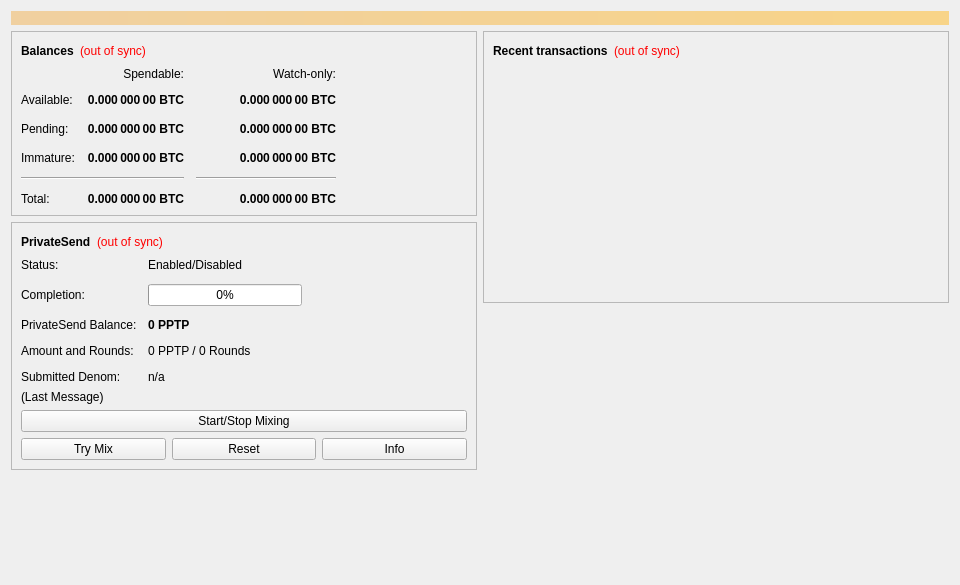
<?xml version="1.0" encoding="UTF-8"?>
<ui version="4.0">
 <class>OverviewPage</class>
 <widget class="QWidget" name="OverviewPage">
  <property name="geometry">
   <rect>
    <x>0</x>
    <y>0</y>
    <width>960</width>
    <height>585</height>
   </rect>
  </property>
  <property name="minimumSize">
   <size>
    <width>960</width>
    <height>0</height>
   </size>
  </property>
  <property name="windowTitle">
   <string>Form</string>
  </property>
  <layout class="QVBoxLayout" name="topLayout">
   <item>
    <widget class="QLabel" name="labelAlerts">
     <property name="visible">
      <bool>false</bool>
     </property>
     <property name="styleSheet">
      <string notr="true">QLabel { background-color: qlineargradient(x1: 0, y1: 0, x2: 1, y2: 0, stop:0 #F0D0A0, stop:1 #F8D488); color:#000000; }</string>
     </property>
     <property name="wordWrap">
      <bool>true</bool>
     </property>
     <property name="margin">
      <number>3</number>
     </property>
     <property name="textInteractionFlags">
      <set>Qt::TextSelectableByMouse</set>
     </property>
    </widget>
   </item>
   <item>
    <layout class="QHBoxLayout" name="horizontalLayout" stretch="1,1">
     <item>
      <layout class="QVBoxLayout" name="verticalLayout_2">
       <item>
        <widget class="QFrame" name="frame">
         <property name="frameShape">
          <enum>QFrame::StyledPanel</enum>
         </property>
         <property name="frameShadow">
          <enum>QFrame::Raised</enum>
         </property>
         <layout class="QVBoxLayout" name="verticalLayout_4">
          <item>
           <layout class="QHBoxLayout" name="horizontalLayout_4">
            <item>
             <widget class="QLabel" name="label_5">
              <property name="font">
               <font>
                <weight>75</weight>
                <bold>true</bold>
               </font>
              </property>
              <property name="text">
               <string>Balances</string>
              </property>
             </widget>
            </item>
            <item>
             <widget class="QLabel" name="labelWalletStatus">
              <property name="toolTip">
               <string>The displayed information may be out of date. Your wallet automatically synchronizes with the Pptp network after a connection is established, but this process has not completed yet.</string>
              </property>
              <property name="styleSheet">
               <string notr="true">QLabel { color: red; }</string>
              </property>
              <property name="text">
               <string notr="true">(out of sync)</string>
              </property>
              <property name="alignment">
               <set>Qt::AlignLeading|Qt::AlignLeft|Qt::AlignVCenter</set>
              </property>
             </widget>
            </item>
            <item>
             <spacer name="horizontalSpacer_3">
              <property name="orientation">
               <enum>Qt::Horizontal</enum>
              </property>
              <property name="sizeHint" stdset="0">
               <size>
                <width>40</width>
                <height>20</height>
               </size>
              </property>
             </spacer>
            </item>
           </layout>
          </item>
          <item>
           <layout class="QGridLayout" name="gridLayout">
            <property name="spacing">
             <number>12</number>
            </property>
            <item row="2" column="2">
             <widget class="QLabel" name="labelWatchPending">
              <property name="font">
               <font>
                <weight>75</weight>
                <bold>true</bold>
               </font>
              </property>
              <property name="cursor">
               <cursorShape>IBeamCursor</cursorShape>
              </property>
              <property name="toolTip">
               <string>Unconfirmed transactions to watch-only addresses</string>
              </property>
              <property name="text">
               <string notr="true">0.000 000 00 BTC</string>
              </property>
              <property name="alignment">
               <set>Qt::AlignRight|Qt::AlignTrailing|Qt::AlignVCenter</set>
              </property>
              <property name="textInteractionFlags">
               <set>Qt::LinksAccessibleByMouse|Qt::TextSelectableByKeyboard|Qt::TextSelectableByMouse</set>
              </property>
             </widget>
            </item>
            <item row="2" column="1">
             <widget class="QLabel" name="labelUnconfirmed">
              <property name="font">
               <font>
                <weight>75</weight>
                <bold>true</bold>
               </font>
              </property>
              <property name="cursor">
               <cursorShape>IBeamCursor</cursorShape>
              </property>
              <property name="toolTip">
               <string>Total of transactions that have yet to be confirmed, and do not yet count toward the spendable balance</string>
              </property>
              <property name="text">
               <string notr="true">0.000 000 00 BTC</string>
              </property>
              <property name="alignment">
               <set>Qt::AlignRight|Qt::AlignTrailing|Qt::AlignVCenter</set>
              </property>
              <property name="textInteractionFlags">
               <set>Qt::LinksAccessibleByMouse|Qt::TextSelectableByKeyboard|Qt::TextSelectableByMouse</set>
              </property>
             </widget>
            </item>
            <item row="3" column="2">
             <widget class="QLabel" name="labelWatchImmature">
              <property name="font">
               <font>
                <weight>75</weight>
                <bold>true</bold>
               </font>
              </property>
              <property name="cursor">
               <cursorShape>IBeamCursor</cursorShape>
              </property>
              <property name="toolTip">
               <string>Mined balance in watch-only addresses that has not yet matured</string>
              </property>
              <property name="text">
               <string notr="true">0.000 000 00 BTC</string>
              </property>
              <property name="alignment">
               <set>Qt::AlignRight|Qt::AlignTrailing|Qt::AlignVCenter</set>
              </property>
              <property name="textInteractionFlags">
               <set>Qt::LinksAccessibleByMouse|Qt::TextSelectableByKeyboard|Qt::TextSelectableByMouse</set>
              </property>
             </widget>
            </item>
            <item row="4" column="0" colspan="2">
             <widget class="Line" name="lineSpendableBalance">
              <property name="orientation">
               <enum>Qt::Horizontal</enum>
              </property>
             </widget>
            </item>
            <item row="4" column="2">
             <widget class="Line" name="lineWatchBalance">
              <property name="sizePolicy">
               <sizepolicy hsizetype="Preferred" vsizetype="Fixed">
                <horstretch>0</horstretch>
                <verstretch>0</verstretch>
               </sizepolicy>
              </property>
              <property name="minimumSize">
               <size>
                <width>140</width>
                <height>0</height>
               </size>
              </property>
              <property name="orientation">
               <enum>Qt::Horizontal</enum>
              </property>
             </widget>
            </item>
            <item row="5" column="0">
             <widget class="QLabel" name="labelTotalText">
              <property name="text">
               <string>Total:</string>
              </property>
             </widget>
            </item>
            <item row="3" column="1">
             <widget class="QLabel" name="labelImmature">
              <property name="font">
               <font>
                <weight>75</weight>
                <bold>true</bold>
               </font>
              </property>
              <property name="cursor">
               <cursorShape>IBeamCursor</cursorShape>
              </property>
              <property name="toolTip">
               <string>Mined balance that has not yet matured</string>
              </property>
              <property name="text">
               <string notr="true">0.000 000 00 BTC</string>
              </property>
              <property name="alignment">
               <set>Qt::AlignRight|Qt::AlignTrailing|Qt::AlignVCenter</set>
              </property>
              <property name="textInteractionFlags">
               <set>Qt::LinksAccessibleByMouse|Qt::TextSelectableByKeyboard|Qt::TextSelectableByMouse</set>
              </property>
             </widget>
            </item>
            <item row="2" column="3">
             <spacer name="horizontalSpacer_2">
              <property name="orientation">
               <enum>Qt::Horizontal</enum>
              </property>
              <property name="sizeHint" stdset="0">
               <size>
                <width>40</width>
                <height>20</height>
               </size>
              </property>
             </spacer>
            </item>
            <item row="3" column="0">
             <widget class="QLabel" name="labelImmatureText">
              <property name="text">
               <string>Immature:</string>
              </property>
             </widget>
            </item>
            <item row="5" column="1">
             <widget class="QLabel" name="labelTotal">
              <property name="font">
               <font>
                <weight>75</weight>
                <bold>true</bold>
               </font>
              </property>
              <property name="cursor">
               <cursorShape>IBeamCursor</cursorShape>
              </property>
              <property name="toolTip">
               <string>Your current total balance</string>
              </property>
              <property name="text">
               <string notr="true">0.000 000 00 BTC</string>
              </property>
              <property name="alignment">
               <set>Qt::AlignRight|Qt::AlignTrailing|Qt::AlignVCenter</set>
              </property>
              <property name="textInteractionFlags">
               <set>Qt::LinksAccessibleByMouse|Qt::TextSelectableByKeyboard|Qt::TextSelectableByMouse</set>
              </property>
             </widget>
            </item>
            <item row="5" column="2">
             <widget class="QLabel" name="labelWatchTotal">
              <property name="font">
               <font>
                <weight>75</weight>
                <bold>true</bold>
               </font>
              </property>
              <property name="cursor">
               <cursorShape>IBeamCursor</cursorShape>
              </property>
              <property name="toolTip">
               <string>Current total balance in watch-only addresses</string>
              </property>
              <property name="text">
               <string notr="true">0.000 000 00 BTC</string>
              </property>
              <property name="alignment">
               <set>Qt::AlignRight|Qt::AlignTrailing|Qt::AlignVCenter</set>
              </property>
              <property name="textInteractionFlags">
               <set>Qt::LinksAccessibleByMouse|Qt::TextSelectableByKeyboard|Qt::TextSelectableByMouse</set>
              </property>
             </widget>
            </item>
            <item row="0" column="2">
             <widget class="QLabel" name="labelWatchonly">
              <property name="text">
               <string>Watch-only:</string>
              </property>
              <property name="alignment">
               <set>Qt::AlignRight|Qt::AlignTrailing|Qt::AlignVCenter</set>
              </property>
             </widget>
            </item>
            <item row="1" column="0">
             <widget class="QLabel" name="labelBalanceText">
              <property name="text">
               <string>Available:</string>
              </property>
             </widget>
            </item>
            <item row="1" column="1">
             <widget class="QLabel" name="labelBalance">
              <property name="font">
               <font>
                <weight>75</weight>
                <bold>true</bold>
               </font>
              </property>
              <property name="cursor">
               <cursorShape>IBeamCursor</cursorShape>
              </property>
              <property name="toolTip">
               <string>Your current spendable balance</string>
              </property>
              <property name="text">
               <string notr="true">0.000 000 00 BTC</string>
              </property>
              <property name="alignment">
               <set>Qt::AlignRight|Qt::AlignTrailing|Qt::AlignVCenter</set>
              </property>
              <property name="textInteractionFlags">
               <set>Qt::LinksAccessibleByMouse|Qt::TextSelectableByKeyboard|Qt::TextSelectableByMouse</set>
              </property>
             </widget>
            </item>
            <item row="1" column="2">
             <widget class="QLabel" name="labelWatchAvailable">
              <property name="font">
               <font>
                <weight>75</weight>
                <bold>true</bold>
               </font>
              </property>
              <property name="cursor">
               <cursorShape>IBeamCursor</cursorShape>
              </property>
              <property name="toolTip">
               <string>Your current balance in watch-only addresses</string>
              </property>
              <property name="text">
               <string notr="true">0.000 000 00 BTC</string>
              </property>
              <property name="alignment">
               <set>Qt::AlignRight|Qt::AlignTrailing|Qt::AlignVCenter</set>
              </property>
              <property name="textInteractionFlags">
               <set>Qt::LinksAccessibleByMouse|Qt::TextSelectableByKeyboard|Qt::TextSelectableByMouse</set>
              </property>
             </widget>
            </item>
            <item row="2" column="0">
             <widget class="QLabel" name="labelPendingText">
              <property name="text">
               <string>Pending:</string>
              </property>
             </widget>
            </item>
            <item row="0" column="1">
             <widget class="QLabel" name="labelSpendable">
              <property name="text">
               <string>Spendable:</string>
              </property>
              <property name="alignment">
               <set>Qt::AlignRight|Qt::AlignTrailing|Qt::AlignVCenter</set>
              </property>
             </widget>
            </item>
           </layout>
          </item>
         </layout>
        </widget>
       </item>
       <item>
        <widget class="QFrame" name="framePrivateSend">
         <property name="layoutDirection">
          <enum>Qt::LeftToRight</enum>
         </property>
         <property name="frameShape">
          <enum>QFrame::StyledPanel</enum>
         </property>
         <property name="frameShadow">
          <enum>QFrame::Raised</enum>
         </property>
         <layout class="QVBoxLayout" name="VerticalLayout_PS1">
          <item>
           <layout class="QHBoxLayout" name="horizontalLayout_5">
            <item>
             <widget class="QLabel" name="labelPrivateSendHeader">
              <property name="font">
               <font>
                <weight>75</weight>
                <bold>true</bold>
               </font>
              </property>
              <property name="text">
               <string>PrivateSend</string>
              </property>
             </widget>
            </item>
            <item>
             <widget class="QLabel" name="labelPrivateSendSyncStatus">
              <property name="toolTip">
               <string>The displayed information may be out of date. Your wallet automatically synchronizes with the Pptp network after a connection is established, but this process has not completed yet.</string>
              </property>
              <property name="styleSheet">
               <string notr="true">QLabel { color: red; }</string>
              </property>
              <property name="text">
               <string notr="true">(out of sync)</string>
              </property>
              <property name="alignment">
               <set>Qt::AlignLeading|Qt::AlignLeft|Qt::AlignVCenter</set>
              </property>
             </widget>
            </item>
            <item>
             <spacer name="horizontalSpacer_4">
              <property name="orientation">
               <enum>Qt::Horizontal</enum>
              </property>
              <property name="sizeHint" stdset="0">
               <size>
                <width>40</width>
                <height>20</height>
               </size>
              </property>
             </spacer>
            </item>
           </layout>
          </item>
          <item>
           <layout class="QFormLayout" name="privateSendFormLayout">
            <property name="fieldGrowthPolicy">
             <enum>QFormLayout::AllNonFixedFieldsGrow</enum>
            </property>
            <property name="horizontalSpacing">
             <number>11</number>
            </property>
            <property name="verticalSpacing">
             <number>12</number>
            </property>
            <item row="0" column="0">
             <widget class="QLabel" name="labelPrivateSendEnabledText">
              <property name="text">
               <string>Status:</string>
              </property>
             </widget>
            </item>
            <item row="0" column="1">
             <widget class="QLabel" name="labelPrivateSendEnabled">
              <property name="text">
               <string>Enabled/Disabled</string>
              </property>
             </widget>
            </item>
            <item row="1" column="0">
             <widget class="QLabel" name="labelCompletitionText">
              <property name="text">
               <string>Completion:</string>
              </property>
             </widget>
            </item>
            <item row="1" column="1">
             <widget class="QProgressBar" name="privateSendProgress">
              <property name="maximumSize">
               <size>
                <width>154</width>
                <height>16777215</height>
               </size>
              </property>
              <property name="value">
               <number>0</number>
              </property>
             </widget>
            </item>
            <item row="2" column="0">
             <widget class="QLabel" name="labelAnonymizedText">
              <property name="text">
               <string>PrivateSend Balance:</string>
              </property>
             </widget>
            </item>
            <item row="2" column="1">
             <widget class="QLabel" name="labelAnonymized">
              <property name="font">
               <font>
                <weight>75</weight>
                <bold>true</bold>
               </font>
              </property>
              <property name="text">
               <string notr="true">0 PPTP</string>
              </property>
             </widget>
            </item>
            <item row="3" column="0">
             <widget class="QLabel" name="labelAmountAndRoundsText">
              <property name="text">
               <string>Amount and Rounds:</string>
              </property>
             </widget>
            </item>
            <item row="3" column="1">
             <widget class="QLabel" name="labelAmountRounds">
              <property name="text">
               <string>0 PPTP / 0 Rounds</string>
              </property>
             </widget>
            </item>
            <item row="4" column="0">
             <widget class="QLabel" name="labelSubmittedDenomText">
              <property name="text">
               <string>Submitted Denom:</string>
              </property>
             </widget>
            </item>
            <item row="4" column="1">
             <widget class="QLabel" name="labelSubmittedDenom">
              <property name="toolTip">
               <string>The denominations you submitted to the Masternode.&lt;br&gt;To mix, other users must submit the exact same denominations.</string>
              </property>
              <property name="text">
               <string>n/a</string>
              </property>
             </widget>
            </item>
           </layout>
          </item>
          <item>
           <layout class="QVBoxLayout" name="VerticalLayout_PS">
            <item>
             <widget class="QLabel" name="labelPrivateSendLastMessage">
              <property name="text">
               <string>(Last Message)</string>
              </property>
              <property name="alignment">
               <set>Qt::AlignLeading|Qt::AlignLeft|Qt::AlignTop</set>
              </property>
              <property name="wordWrap">
               <bool>true</bool>
              </property>
             </widget>
            </item>
            <item>
             <widget class="QPushButton" name="togglePrivateSend">
              <property name="sizePolicy">
               <sizepolicy hsizetype="MinimumExpanding" vsizetype="Fixed">
                <horstretch>0</horstretch>
                <verstretch>0</verstretch>
               </sizepolicy>
              </property>
              <property name="text">
               <string>Start/Stop Mixing</string>
              </property>
             </widget>
            </item>
            <item>
             <layout class="QHBoxLayout" name="horizontalLayout_debugbuttons">
              <item>
               <widget class="QPushButton" name="privateSendAuto">
                <property name="sizePolicy">
                 <sizepolicy hsizetype="MinimumExpanding" vsizetype="Fixed">
                  <horstretch>0</horstretch>
                  <verstretch>0</verstretch>
                 </sizepolicy>
                </property>
                <property name="toolTip">
                 <string>Try to manually submit a PrivateSend request.</string>
                </property>
                <property name="text">
                 <string>Try Mix</string>
                </property>
               </widget>
              </item>
              <item>
               <widget class="QPushButton" name="privateSendReset">
                <property name="sizePolicy">
                 <sizepolicy hsizetype="MinimumExpanding" vsizetype="Fixed">
                  <horstretch>0</horstretch>
                  <verstretch>0</verstretch>
                 </sizepolicy>
                </property>
                <property name="toolTip">
                 <string>Reset the current status of PrivateSend (can interrupt PrivateSend if it's in the process of Mixing, which can cost you money!)</string>
                </property>
                <property name="autoFillBackground">
                 <bool>false</bool>
                </property>
                <property name="text">
                 <string>Reset</string>
                </property>
               </widget>
              </item>
              <item>
               <widget class="QPushButton" name="privateSendInfo">
                <property name="sizePolicy">
                 <sizepolicy hsizetype="MinimumExpanding" vsizetype="Fixed">
                  <horstretch>0</horstretch>
                  <verstretch>0</verstretch>
                 </sizepolicy>
                </property>
                <property name="toolTip">
                 <string>Information about PrivateSend and Mixing</string>
                </property>
                <property name="text">
                 <string>Info</string>
                </property>
               </widget>
              </item>
             </layout>
            </item>
           </layout>
          </item>
         </layout>
        </widget>
       </item>
       <item>
        <spacer name="verticalSpacer">
         <property name="orientation">
          <enum>Qt::Vertical</enum>
         </property>
         <property name="sizeHint" stdset="0">
          <size>
           <width>20</width>
           <height>40</height>
          </size>
         </property>
        </spacer>
       </item>
      </layout>
     </item>
     <item>
      <layout class="QVBoxLayout" name="verticalLayout_3">
       <item>
        <widget class="QFrame" name="frame_2">
         <property name="frameShape">
          <enum>QFrame::StyledPanel</enum>
         </property>
         <property name="frameShadow">
          <enum>QFrame::Raised</enum>
         </property>
         <layout class="QVBoxLayout" name="verticalLayout">
          <item>
           <layout class="QHBoxLayout" name="horizontalLayout_2">
            <item>
             <widget class="QLabel" name="label_4">
              <property name="font">
               <font>
                <weight>75</weight>
                <bold>true</bold>
               </font>
              </property>
              <property name="text">
               <string>Recent transactions</string>
              </property>
             </widget>
            </item>
            <item>
             <widget class="QLabel" name="labelTransactionsStatus">
              <property name="toolTip">
               <string>The displayed information may be out of date. Your wallet automatically synchronizes with the Pptp network after a connection is established, but this process has not completed yet.</string>
              </property>
              <property name="styleSheet">
               <string notr="true">QLabel { color: red; }</string>
              </property>
              <property name="text">
               <string notr="true">(out of sync)</string>
              </property>
              <property name="alignment">
               <set>Qt::AlignLeading|Qt::AlignLeft|Qt::AlignVCenter</set>
              </property>
             </widget>
            </item>
            <item>
             <spacer name="horizontalSpacer">
              <property name="orientation">
               <enum>Qt::Horizontal</enum>
              </property>
              <property name="sizeHint" stdset="0">
               <size>
                <width>40</width>
                <height>20</height>
               </size>
              </property>
             </spacer>
            </item>
           </layout>
          </item>
          <item>
           <widget class="QListView" name="listTransactions">
            <property name="styleSheet">
             <string notr="true">QListView { background: transparent; }</string>
            </property>
            <property name="frameShape">
             <enum>QFrame::NoFrame</enum>
            </property>
            <property name="verticalScrollBarPolicy">
             <enum>Qt::ScrollBarAlwaysOff</enum>
            </property>
            <property name="horizontalScrollBarPolicy">
             <enum>Qt::ScrollBarAlwaysOff</enum>
            </property>
            <property name="selectionMode">
             <enum>QAbstractItemView::NoSelection</enum>
            </property>
           </widget>
          </item>
         </layout>
        </widget>
       </item>
       <item>
        <spacer name="verticalSpacer_2">
         <property name="orientation">
          <enum>Qt::Vertical</enum>
         </property>
         <property name="sizeHint" stdset="0">
          <size>
           <width>20</width>
           <height>40</height>
          </size>
         </property>
        </spacer>
       </item>
      </layout>
     </item>
    </layout>
   </item>
  </layout>
 </widget>
 <resources/>
 <connections/>
</ui>
